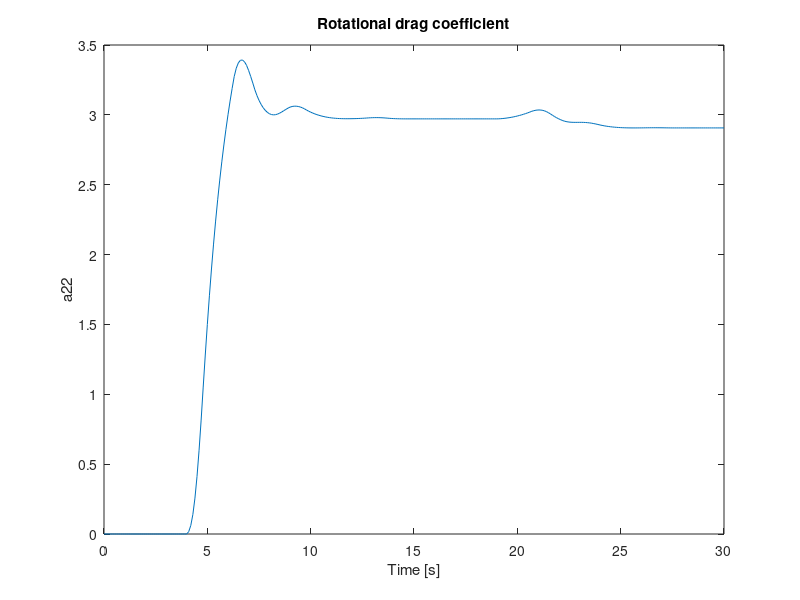
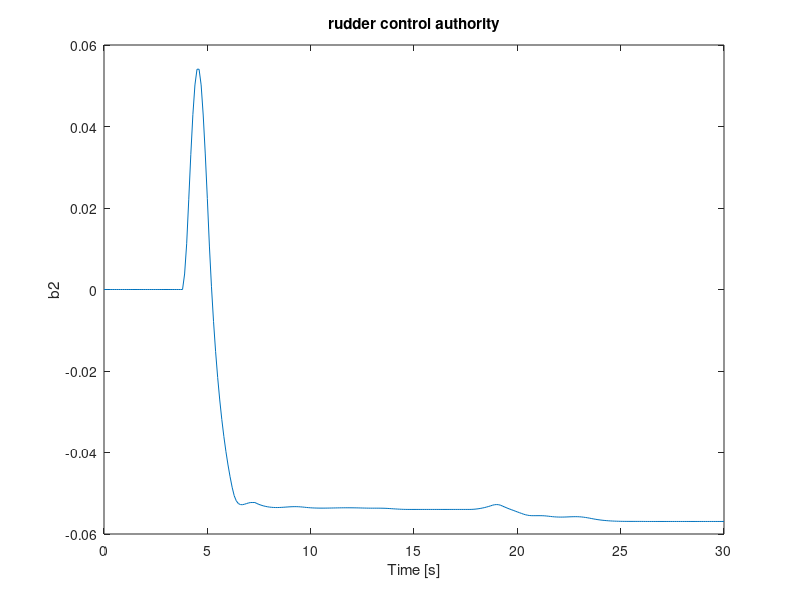
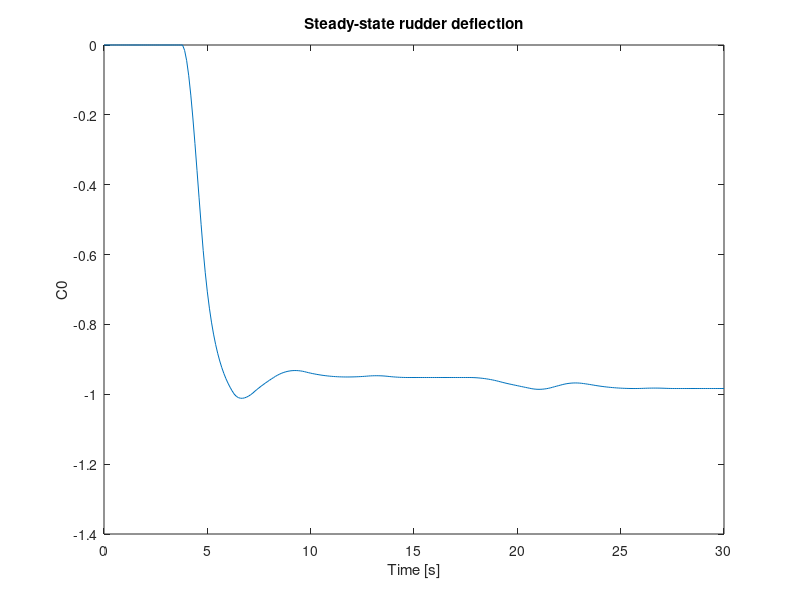
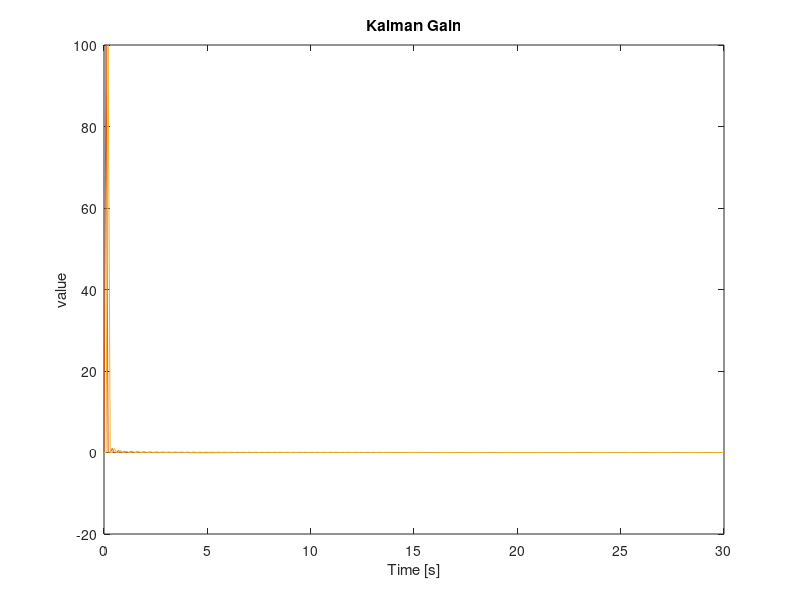

These charts were generated, in order, by the following MATLAB code:
clear all
thetav=[0	0	0	0	0	0	0	0	0	0	0 0	0	0	0	0	0	0	0	0	0	0	0	0	0	0	0	0	0	0	0	0	0	0	0	0	0	0	0	0	0 -0.4	-0.8	-1.2	-1.6	-2	-2.4	-2.8	-3.2	-3.6	-4	-4.4	-4.8	-5.2	-5.6	-6	-6.4	-6.8	-7.2	-7.6	-8	-8.4	-8.8	-9.2	-9.6	-10	-10.4	-10.8	-11.2	-11.6	-12 -11.05	-10.1	-9.15	-8.2	-7.25	-6.3	-5.35	-4.4	-3.45	-2.5	-1.55	-0.6	0.35	1.3	2.25	3.2	4.15	5.1	6.05	7 6.834	6.668	6.502	6.336	6.17	6.004	5.838	5.672	5.506	5.34	5.174	5.008	4.842	4.676	4.51	4.344	4.178	4.012	3.846	3.68	3.514	3.348	3.182	3.016	2.85	2.684	2.518	2.352	2.186	2.02 2.033	2.066	2.099	2.132	2.165	2.198	2.231	2.264	2.297	2.33	2.363	2.396	2.429	2.462	2.495 2.3334	2.1668	2.0002	1.8336	1.667	1.5004	1.3338	1.1672	1.0006	0.834	0.6674	0.5008	0.3342	0.1676	0.001 0	0	0	0	0	0	0	0	0	0	0	0	0	0	0	0	0	0	0	0	0	0	0	0	0	0	0	0	0	0	0	0	0	0	0	0	0	0	0	0 -0.28	-0.56	-0.84	-1.12	-1.4	-1.68	-1.96	-2.24	-2.52	-2.8	-3.08	-3.36	-3.64	-3.92	-4.2	-4.48	-4.76	-5.04	-5.32	-5.6	-5.88	-6.16	-6.44	-6.72	-7 -6.56	-6.12	-5.68	-5.24	-4.8	-4.36	-3.92	-3.48	-3.04	-2.6	-2.16	-1.72	-1.28	-0.84	-0.4	0.04	0.48	0.92	1.36	1.8	2.24	2.68	3.12	3.56	4 3.85	3.7	3.55	3.4	3.25	3.1	2.95	2.8	2.65	2.5	2.35	2.2	2.05	1.9	1.75	1.6	1.45	1.3	1.15	1 1	1	1	1	1	1	1	1	1	1	1	1	1	1	1	1	1	1	1	1 0.95	0.9	0.85	0.8	0.75	0.7	0.65	0.6	0.55	0.5	0.45	0.4	0.35	0.3	0.25	0.2	0.15	0.1	0.05	0];
rudder=[0	0	0	0	0	0	0	0	0	0	0	0	0	0	0	0	0	0	0	0	0	0	0	0	0	0	0	0	0	0 0	-0.05	-0.1	-0.15	-0.2	-0.25 -0.25	-0.25	-0.25	-0.25	-0.25 -0.25	-0.2	-0.15	-0.1	-0.05	0	0.05	0.1	0.15	0.2	0.25 0.25	0.25	0.25	0.25	0.25	0.25	0.25	0.25	0.25	0.25 0.25	0.225	0.2	0.175	0.15	0.125	0.1	0.075	0.05	0.025	0 0	-0.05	-0.045	-0.04	-0.035	-0.03	-0.025	-0.02	-0.015	-0.01	-0.005	0	0.005	0.01	0.015	0.02	0.025	0.03	0.035	0.04	0.045	0.05 0.05	0.0455	0.041	0.0365	0.032	0.0275	0.023	0.0185	0.014	0.0095	0.005	0.0005	-0.004	-0.0085	-0.013	-0.0175	-0.022	-0.0265	-0.031	-0.0355	-0.04 -0.04	-0.04	-0.04	-0.04	-0.04	-0.04	-0.04	-0.04	-0.04	-0.04 -0.033	-0.026	-0.019	-0.012	-0.005	0.002	0.009	0.016	0.023	0.03	0.037	0.044	0.051	0.058	0.065	0.072	0.079	0.086	0.093	0.1 0.1	0.1	0.1	0.1	0.1	0.1	0.1	0.1	0.1	0.1	0.1	0.1	0.1	0.1	0.1	0.1	0.1	0.1	0.1	0.1	0.1	-0.15	-0.15	-0.15	-0.15	-0.15	-0.15	-0.15	-0.15	-0.15	-0.15	-0.15	-0.15	-0.15	-0.15	-0.15	-0.15	-0.15	-0.15	-0.15	-0.15	-0.15 -0.15	-0.09	-0.03	0.03	0.09	0.15 0.15	0.15	0.15	0.15	0.15	0.15	0.15	0.15	0.15 0.15	0.12	0.09	0.06	0.03	0 0 -0.01	-0.02	-0.03	-0.04	-0.05 -0.05	-0.0425	-0.035	-0.0275	-0.02	-0.0125	-0.005	0.0025	0.01	0.0175	0.025	0.0325	0.04	0.0475	0.055	0.0625	0.07	0.0775	0.085	0.0925	0.1	0.1	0.0952	0.0904	0.0856	0.0808	0.076	0.0712	0.0664	0.0616	0.0568	0.052	0.0472	0.0424	0.0376	0.0328	0.028	0.0232	0.0184	0.0136	0.0088	0.004	-0.0008	-0.0056	-0.0104	-0.0152	-0.02 -0.02	-0.016	-0.012	-0.008	-0.004	0 0	0	0	0	0	0	0	0	0	0	0	0	0	0	0	0	0	0	0	0	0	0	0 0 0 0 0 0 0 0 0 0 0]	;			
thetaa=[0	0	0	0	0	0 0	0	0	0	0	0	0	0	0	0	0	0	0	0	0	0	0	0	0	0	0	0	0	0	0	0	0	0	0	0	0	0	0 -0.6	-1.2	-1.8	-2.4	-3	-3.6	-4.2	-4.8	-5.4	-6 -6.066	-6.132	-6.198	-6.264	-6.33	-6.396	-6.462	-6.528	-6.594	-6.66	-6.726	-6.792	-6.858	-6.924	-6.99 -5.3	-3.6	-1.9	-0.2	1.5	3.2	4.9	6.6	8.3	10 9.8	9.6	9.4	9.2	9	8.8	8.6	8.4	8.2	8 7.2	6.4	5.6	4.8	4	3.2	2.4	1.6	0.8	0 -0.8	-1.6	-2.4	-3.2	-4	-3.8	-3.6	-3.4	-3.2	-3	-2.8	-2.6	-2.4	-2.2	-2	-1.8	-1.6	-1.4	-1.2	-1	-0.8	-0.6	-0.4	-0.2	0 0.15	0.3	0.45	0.6	0.75	0.9	1.05	1.2	1.35	1.5	1.15	0.8	0.45	0.1	-0.25	-0.6	-0.95	-1.3	-1.65	-2	-1.8	-1.6	-1.4	-1.2	-1	-0.8	-0.6	-0.4	-0.2	0 0	0	0	0	0	0	0	0	0	0	0	0	0	0	0	0	0	0	0	0	0	0	0	0	0	0	0	0	0 -0.33	-0.66	-0.99	-1.32	-1.65	-1.98	-2.31	-2.64	-2.97	-3.3	-3.63	-3.96	-4.29	-4.62	-4.95 -4.8	-4.6	-4.4	-4.2	-4 -4	-4	-4	-4	-4	-4	-4	-4	-4	-4 -3	-2	-1	0	1	2	3	4	5	6 6	6	6	6	6 5.1	4.2	3.3	2.4	1.5	0.6	-0.3	-1.2	-2.1	-3 -3.2	-3.4	-3.6	-3.8	-4	-3.8	-3.6	-3.4	-3.2	-3	-2.8	-2.6	-2.4	-2.2	-2	-1.8	-1.6	-1.4	-1.2	-1	-0.8	-0.6	-0.4	-0.2	0	0.2	0.4	0.6	0.8	1 0.8	0.6	0.4	0.2	0	-0.2	-0.4	-0.6	-0.8	-1 -0.8	-0.6	-0.4	-0.2	0 0	0	0	0	0	0	0	0	0	0	0	0	0	0 0 0 0 0 0 0 0 0 0];																								
row3=[1 1 1 1 1 1 1 1 1 1 1 1 1 1 1 1 1 1 1 1 1 1 1 1 1 1 1 1 1 1 1 1 1 1 1 1 1 1 1 1 1 1 1 1 1 1 1 1 1 1 1 1 1 1 1 1 1 1 1 1 1 1 1 1 1 1 1 1 1 1 1 1 1 1 1 1 1 1 1 1 1 1 1 1 1 1 1 1 1 1 1 1 1 1 1 1 1 1 1 1 1 1 1 1 1 1 1 1 1 1 1 1 1 1 1 1 1 1 1 1 1 1 1 1 1 1 1 1 1 1 1 1 1 1 1 1 1 1 1 1 1 1 1 1 1 1 1 1 1 1 1 1 1 1 1 1 1 1 1 1 1 1 1 1 1 1 1 1 1 1 1 1 1 1 1 1 1 1 1 1 1 1 1 1 1 1 1 1 1 1 1 1 1 1 1 1 1 1 1 1 1 1 1 1 1 1 1 1 1 1 1 1 1 1 1 1 1 1 1 1 1 1 1 1 1 1 1 1 1 1 1 1 1 1 1 1 1 1 1 1 1 1 1 1 1 1 1 1 1 1 1 1 1 1 1 1 1 1 1 1 1 1 1 1 1 1 1 1 1 1 1 1 1 1 1 1 1 1 1 1 1 1 1 1 1 1 1 1 1 1 1 1 1 1 1 1 1 1 1 1 1];
k=0:0.1:30;
phi=[thetav' rudder' row3'];
phi(1,:,:);
phif=phi';
phif(:,1,:)
Q=thetaa';
theta1=[0;0;0];  
%theta1=inv(phi'*phi)*phi'*Q;
I=eye(3);
P1=100.*I;
phi0=zeros(1,3);
P(:,:,1)=P1;
theta(:,:,1)=theta1;
N=301;
for k=2:N
    K(:,:,k)=(P(:,:,k-1)*phif(:,k,:))/(1+phif(:,k,:)'*P(:,:,k-1)*phif(:,k,:));
    P(:,:,k)=(1-K(:,:,k)'*phif(:,k,:))*P(:,:,k-1);
    epsilon(:,k)=thetaa(k)-theta(:,:,1)'*phif(:,k,:);
    theta(:,:,k)=theta(:,:,k-1)+K(:,:,k)*epsilon(:,k);
    x1(k)=K(1,k);
    x2(k)=P(2,k);
    x3(k)=P(3,k);
    y1(k)=theta(1,k);
    y2(k)=theta(2,k);
    y3(k)=theta(3,k);
end
t=0:0.1:30;
figure(1)
plot(t,y1)
xlabel('Time [s]')
ylabel('a22')
title('Rotational drag coefficient')
figure(2)
plot(t,y2)
xlabel('Time [s]')
ylabel('b2')
title('rudder control authority')
figure(3)
plot(t,y3)
xlabel('Time [s]')
ylabel('C0')
title('Steady-state rudder deflection')
figure(4)
plot(t,x1,t,x2,t,x3)
xlabel('Time [s]')
ylabel('value')
title('Kalman Gain')